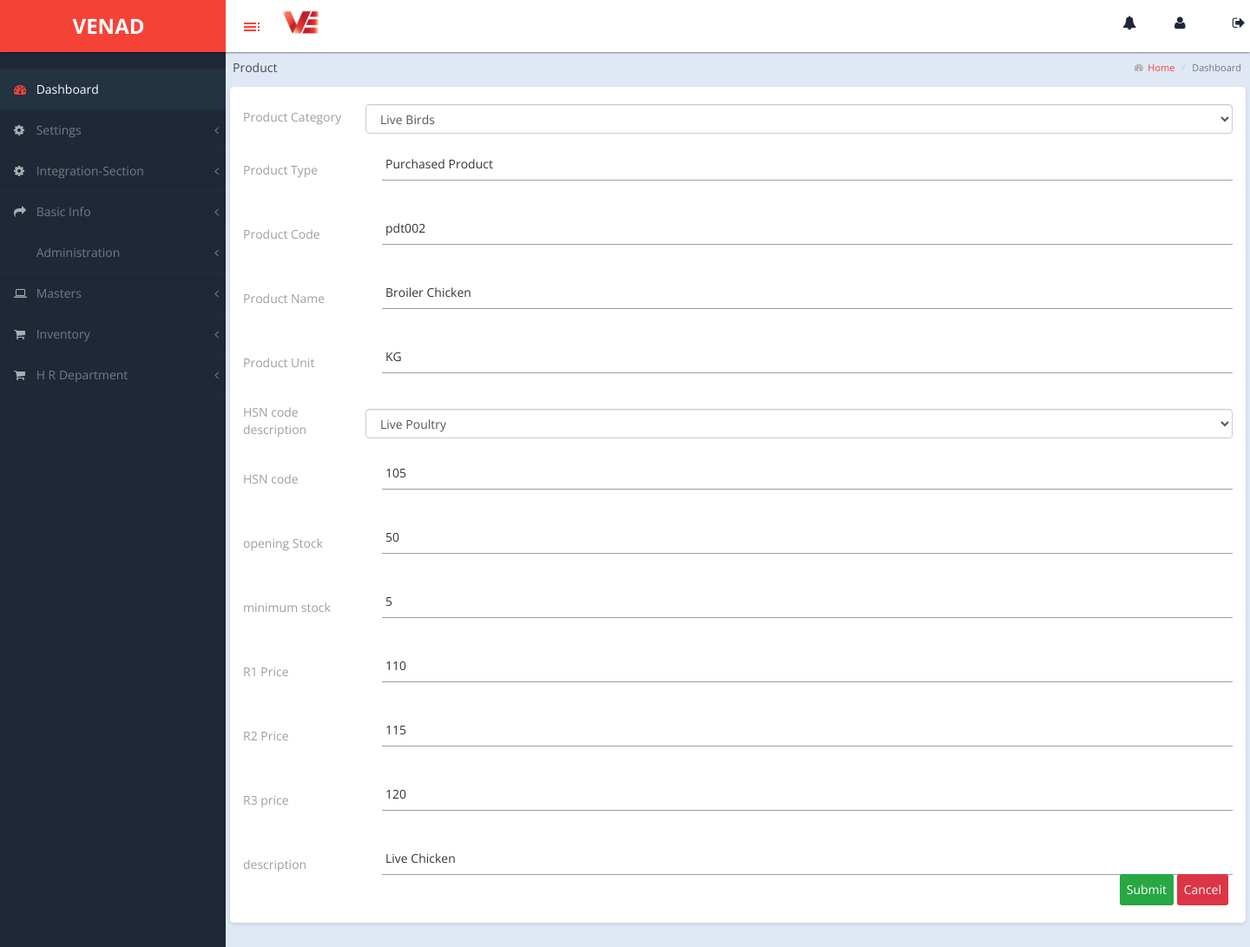
The page /product_edit/2 on the database its author committed.
### venadapp/models.py (models this page shows)
class Products(models.Model):
    product_category = models.ForeignKey(ProductCategory,on_delete=models.CASCADE,null=True)
    product_type = models.CharField(max_length=255,null=True)
    product_code = models.CharField(max_length=20,null=True)
    product_name= models.CharField(max_length=50,null=True)
    product_unit = models.CharField(max_length=50,null=True)
    hsn_code_description = models.ForeignKey(taxmaster,on_delete=models.CASCADE,null=True)
    opening_stoct= models.CharField(max_length=50,null=True)
    minimum_stock = models.CharField(max_length=50,null=True)
    r1price = models.CharField(max_length=50,null=True)
    r2price = models.CharField(max_length=50,null=True)
    r3price = models.CharField(max_length=50,null=True)
    description = models.CharField(max_length=200,null=True)

class ProductCategory(models.Model):
    category_name = models.CharField(max_length=255)

class taxmaster(models.Model):
    hs_code = models.CharField(max_length=15, null=True)
    description = models.CharField(max_length=255, null=True)
    goods_service = models.CharField(max_length=10, null=True)  # Consider using choices here if applicable
    igst = models.DecimalField(max_digits=5, decimal_places=2, default=0.00)
    sgst = models.DecimalField(max_digits=5, decimal_places=2, default=0.00)
    cgst = models.DecimalField(max_digits=5, decimal_places=2, default=0.00)
    cess = models.DecimalField(max_digits=5, decimal_places=2, default=0.00)
    compensation_cess = models.DecimalField(max_digits=5, decimal_places=2, default=0.00)
    flood_cess = models.DecimalField(max_digits=5, decimal_places=2, default=0.00)

### venadapp/views.py (the view)
# urls.py: path("product_edit/<id>",views.product_edit_page),
def product_edit_page(request, id):
    obj = get_object_or_404(Products, pk=id)
    data = ProductCategory.objects.all()
    data1 = taxmaster.objects.all()
    context = {
        "prod": obj,
        'data':data,
        "data1":data1
    }
    return render(request, "productedit.html", context)

### templates/productedit.html (shortened to what this page needs)
<!DOCTYPE html>
{% load static %}
<head>
    <link rel="stylesheet" href="https://cdn.datatables.net/1.11.5/css/jquery.dataTables.min.css">
    <link rel="stylesheet" href="https://cdnjs.cloudflare.com/ajax/libs/font-awesome/5.15.4/css/all.min.css">
</head>
<body>
    {% include 'base.html' %}
<div id="page-wrapper">
    <div class="header">
        <div class="navbar2">
            <p class="financial-year">Product </p>
            <ol class="breadcrumb">
                <li><i style="font-size: 10px; padding-top: 5px;" class="fa fa-tachometer"></i><a href="#"> &nbsp;&nbsp;Home</a></li>
                <li class="active">Dashboard</li>
            </ol>
        </div>
    </div>
         <div class="container">
       <form action="/save_product_edit/" method="post"> {% csrf_token %}
            <div class="form-group">
                <label for="product-category">Product Category</label>
                 <select name="product-category" class="form-control">
                     <option value="{{prod.product_category.id}}">{{prod.product_category.category_name}}</option>
                </select>
            </div>
            <div class="form-group">
                <label for="product-Type">Product Type</label>
                <input type="text" id="product-Type" name="product-Type" value="{{prod.product_type}}">
            </div>
            <div class="form-group">
                <label for="product-Code">Product Code</label>
                <input type="text" id="product-Code" name="product-Code" value="{{prod.product_code}}">
            </div>
            <div class="form-group">
                <label for="product-Name">Product Name</label>
                <input type="text" id="product-Name" name="product-Name"  value="{{prod.product_name}}">
            </div>
            <div class="form-group">
                <label for="product-Unit">Product Unit</label>
                <input type="text" id="product-Unit" name="product-Unit"  value="{{prod.product_unit}}">
            </div>
            <div class="form-group">
                <label for="hsn-code-description">HSN code description</label>
                 <select name="hsn-code-description" class="form-control" id="hsn">
                     <option value="{{prod.hsn_code_description.id}}">{{prod.hsn_code_description.description}}</option>
                </select>
            </div>
                <div class="form-group">
                    <label for="hsn-code-description">HSN code</label>
                    <input type="text" id="hsn-code" name="hsn-code" value="{{prod.hsn_code_description.hs_code}}">
                </div>
            <div class="form-group">
                <label for="hsn-code-description">opening Stock</label>
                <input type="text" id="opening_stock" name="opening_stock" value="{{prod.opening_stoct}}">
            </div>
            <div class="form-group">
                <label for="hsn-code-description">minimum stock</label>
                <input type="text" id="minimum_stock" name="minimum_stock" value="{{prod.minimum_stock}}" >
            </div>
            <div class="form-group">
                <label for="hsn-code-description">R1 Price</label>
                <input type="text" id="R1_price" name="R1_price"  value="{{prod.r1price}}">
            </div>
            <div class="form-group">
                <label for="hsn-code-description">R2 Price</label>
                <input type="text" id="R2_price" name="R2_price" value="{{prod.r2price}}">
            </div>
            <div class="form-group">
                <label for="hsn-code-description">R3 price</label>
                <input type="text" id="r_3price" name="R3_price" value="{{prod.r3price}}">
            </div>
            <div class="form-group">
                <label for="hsn-code-description">description</label>
                <input type="text" id="description" name="description" value="{{prod.description}}">
            </div>
            <div class="button-container">
                <button type="submit" class="submit">Submit</button>
                <button type="button" class="cancel">Cancel</button>
            </div>
       </form>
    </div>
</div>
</body>
</html>

### static/css/custom-styles.css (style rules this page uses)
body { font-family: 'Open Sans', sans-serif; background: #1F2837; }
#page-wrapper { padding: 15px 15px; min-height: 600px; background: #ececec; }
p { font-size: 14px; line-height:25px; }
label { display: inline-block; max-width: 100%; margin-bottom: 5px; font-weight: 400; }
#page-wrapper { position: relative; top: 55px; -moz-box-shadow: 0 0 10px #757575; }
.breadcrumb { padding: 10px 10px 10px 20px;margin-bottom: 0;list-style: none;border-radius: 0;background: transparent;line-height: 20px;font-size: 11px;margin-left: 14px; }
#page-wrapper { background: #e0e8f5; }
@media (min-width:768px) { #page-wrapper { margin: 0 0 0 260px; padding: 0; min-height: 1200px; } }
.header .breadcrumb:before { font-size: 11px; margin-right: 0px; color: #717171; display: none; }
.header .breadcrumb li a { font-size: 11px; font-size: 11px; text-decoration: none; color: #717171; text-decoration: none; color: #f44336; }

### templates/productedit.html (style rules this page uses)
body { font-family: Arial, sans-serif; background-color: #f5f5f5; }
.container { max-width: 400px; margin: 50px auto; padding: 20px; background-color: #ffffff; border-radius: 5px; box-shadow: 0 2px 4px rgba(0, 0, 0, 0.1); position: relative; }
.form-group { margin-bottom: 20px; display: flex; align-items: center; }
label { width: 150px; margin-right: 10px; }
input[type="text"] { flex: 1; padding: 10px; border: 1px solid #ccc; border-radius: 3px; }
button { display: inline-block; padding: 8px; border: none; border-radius: 3px; cursor: pointer; margin-right: 10px; }
button.submit { background-color: #28a745; color: #ffffff; }
button.cancel { background-color: #dc3545; color: #ffffff; }
.button-container { position: absolute; bottom: 20px; right: 20px; }
.navbar2 { display: flex; justify-content: space-between; align-items: center; }
.breadcrumb { margin-left: auto; }
.financial-year { margin-right: auto; }

### templates/base.html (style rules this page uses)
.navbar2 { display: flex; align-items: center; padding-left: 8px; }
.financial-year { padding-top: 10px; color: rgb(73, 73, 73); margin-right: 20px; }

### rows shown on the page
Products: product-category "Live Birds", product-Type "Purchased Product", product-Code "pdt002", product-Name "Broiler Chicken", product-Unit "KG", hsn-code-description "Live Poultry", hsn-code "105", opening_stock "50", minimum_stock "5", R1_price "110", R2_price "115", R3_price "120", description "Live Chicken"
